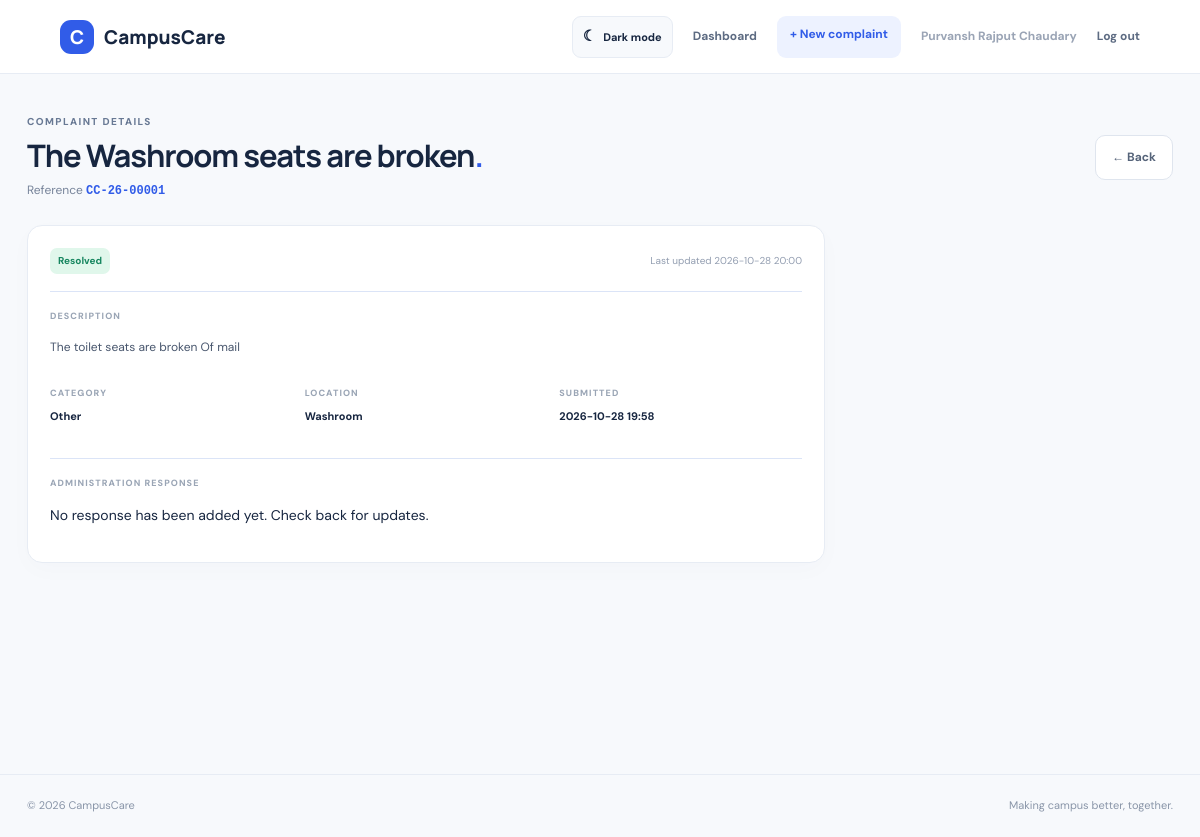
The page /complaint/1 (signed in) on the database its author committed.
### tables this page shows
CREATE TABLE users (
          id INTEGER PRIMARY KEY AUTOINCREMENT, name TEXT NOT NULL,
          email TEXT UNIQUE NOT NULL, password_hash TEXT NOT NULL,
          role TEXT NOT NULL DEFAULT 'student', created_at TEXT NOT NULL
        );

CREATE TABLE complaints (
          id INTEGER PRIMARY KEY AUTOINCREMENT, code TEXT UNIQUE,
          user_id INTEGER NOT NULL, title TEXT NOT NULL, category TEXT NOT NULL,
          location TEXT, description TEXT NOT NULL, status TEXT NOT NULL DEFAULT 'Submitted',
          response TEXT DEFAULT '', created_at TEXT NOT NULL, updated_at TEXT NOT NULL,
          FOREIGN KEY(user_id) REFERENCES users(id)
        );

### app.py (the view)
@app.route("/complaint/<int:cid>")
@login_required
def detail(cid):
    with connect() as db:
        item = db.execute("""SELECT c.*,u.name AS student_name,u.email AS student_email
            FROM complaints c JOIN users u ON u.id=c.user_id WHERE c.id=?""", (cid,)).fetchone()
    if not item:
        abort(404)
    if session.get("role") != "admin" and item["user_id"] != session["uid"]:
        abort(403)
    return render_template("detail.html", item=item)

### app.py (called while the page is built)
def connect():
    db = sqlite3.connect(DB)
    db.row_factory = sqlite3.Row
    db.execute("PRAGMA foreign_keys = ON")
    return db

def login_required(fn):
    @wraps(fn)
    def wrapper(*args, **kwargs):
        if not session.get("uid"):
            flash("Please log in first.", "info")
            return redirect(url_for("login"))
        return fn(*args, **kwargs)
    return wrapper

@app.context_processor
def globals_for_templates():
    return {"year": datetime.now().year, "categories": CATEGORIES, "statuses": STATUSES}

### templates/detail.html (shortened to what this page needs)
{% extends "base.html" %}{% block title %}{{ item['code'] }}{% endblock %}{% block content %}
<header class="pagehead"><div><div class="eyebrow">COMPLAINT DETAILS</div><h1>{{ item['title'] }}<span>.</span></h1><p>Reference <b class="ref">{{ item['code'] }}</b></p></div><a class="btn secondary" href="{{ url_for('admin') if session.get('role')=='admin' else url_for('dashboard') }}">← Back</a></header>
<div class="detailgrid"><section class="panel"><div class="detailtop"><span class="pill {{ item['status']|lower|replace(' ','-') }}">{{ item['status'] }}</span><small>Last updated {{ item['updated_at'] }}</small></div><hr><small class="label">DESCRIPTION</small><p class="description">{{ item['description'] }}</p><div class="metagrid"><div><small class="label">CATEGORY</small><b>{{ item['category'] }}</b></div><div><small class="label">LOCATION</small><b>{{ item['location'] or 'Not provided' }}</b></div><div><small class="label">SUBMITTED</small><b>{{ item['created_at'] }}</b></div></div><hr><small class="label">ADMINISTRATION RESPONSE</small><p>{{ item['response'] or 'No response has been added yet. Check back for updates.' }}</p></section>
</div>{% endblock %}

### templates/base.html (shortened to what this page needs)
<!doctype html><html lang="en"><head><meta charset="utf-8"><meta name="viewport" content="width=device-width,initial-scale=1,viewport-fit=cover"><meta name="theme-color" content="#101722"><meta name="color-scheme" content="light dark">
<title>{% block title %}CampusCare{% endblock %}</title><link rel="stylesheet" href="{{ url_for('static',filename='style.css') }}"></head><body>
<nav class="nav"><a class="brand" href="{{ url_for('home') }}"><span class="logo">C</span> CampusCare</a><div class="navlinks"><button class="theme-toggle" id="themeToggle" type="button" aria-label="Switch to dark mode" title="Switch theme"><span id="themeIcon">☾</span><span class="theme-label">Dark mode</span></button>
{% if session.get('uid') %}{% if session.get('role')=='admin' %}<a href="{{ url_for('admin') }}">Admin dashboard</a>{% else %}<a href="{{ url_for('dashboard') }}">Dashboard</a><a class="navbutton" href="{{ url_for('new_complaint') }}">+ New complaint</a>{% endif %}<span class="navname">{{ session.get('name') }}</span><a href="{{ url_for('logout') }}">Log out</a>
{% else %}<a href="{{ url_for('login') }}">Log in</a><a class="navbutton" href="{{ url_for('register') }}">Get started</a>{% endif %}</div></nav>
<main class="wrap">{% block content %}{% endblock %}</main>
<footer>© {{ year }} CampusCare <span>Making campus better, together.</span></footer>
</body></html>

### static/style.css (style rules this page uses)
:root { --ink:#172640;--muted:#77849a;--blue:#315ce8;--line:#e7ecf4;--bg:#f7f9fc;--green:#16865f }
* { box-sizing:border-box }
body { margin:0;background:var(--bg);color:var(--ink);font:14px 'DM Sans',sans-serif;line-height:1.6 }
a { color:inherit;text-decoration:none }
h1,h2,h3 { font-family:Manrope,sans-serif;line-height:1.2;letter-spacing:-.035em;margin:0 }
.nav { height:74px;background:white;border-bottom:1px solid var(--line);display:flex;align-items:center;justify-content:space-between;padding:0 max(5%,calc((100% - 1200px)/2));gap:15px }
.brand { font:800 19px Manrope;display:flex;align-items:center;gap:10px }
.logo { display:grid;place-items:center;width:34px;height:34px;background:var(--blue);color:white;border-radius:11px }
.navlinks { display:flex;align-items:center;gap:20px;color:#5d6b82;font-size:12px;font-weight:700 }
.navbutton { background:#edf2ff;color:var(--blue);padding:9px 13px;border-radius:9px }
.navname { color:#9aa4b5 }
.wrap { max-width:1200px;margin:auto;padding:0 27px;min-height:calc(100vh - 130px) }
footer { max-width:1200px;margin:30px auto 0;border-top:1px solid var(--line);padding:22px 27px;color:#8995a8;font-size:11px;display:flex;justify-content:space-between }
.eyebrow { font-size:10px;font-weight:800;letter-spacing:.14em;color:#687994 }
.btn { border:0;border-radius:10px;padding:12px 16px;display:inline-flex;align-items:center;justify-content:center;gap:12px;font-weight:700;font-size:12px;cursor:pointer }
.secondary { background:white;border:1px solid #dfe5ee;color:#56647a }
.pill { font-size:10px;font-weight:700;border-radius:7px;padding:5px 8px;white-space:nowrap }
.resolved { background:#e0f7eb;color:#16865f }
.box,.panel,.stats>div { background:white;border:1px solid var(--line);border-radius:15px;box-shadow:0 7px 24px #1e355d05 }
.pagehead { display:flex;align-items:center;justify-content:space-between;gap:20px;padding:40px 0 24px }
.pagehead h1 { font-size:31px;margin:7px 0 }
.pagehead h1 span { color:var(--blue) }
.pagehead p { margin:0;color:var(--muted);font-size:12px }
.panel { padding:22px;margin-bottom:25px }
.ref { font-family:monospace;color:#315ce8;font-weight:700 }
.help hr,.detailgrid hr { border:0;border-top:1px solid #dbe4f7;margin:17px 0 }
.detailgrid { display:grid;grid-template-columns:minmax(0,1fr) 330px;gap:18px;align-items:start }
.detailtop { display:flex;justify-content:space-between;align-items:center;gap:12px }
.detailtop small { color:#929db0;font-size:10px }
.label { display:block;color:#9aa5b5;font-size:9px;letter-spacing:.12em;font-weight:800;margin-bottom:8px }
.description { white-space:pre-wrap;line-height:1.9;color:#48566d;font-size:12px }
.metagrid { display:grid;grid-template-columns:repeat(3,1fr);gap:12px;padding:15px 0 }
.metagrid b { display:block;font-size:11px }
html { color-scheme:light;transition:background-color .2s,color .2s }
.theme-toggle { display:inline-flex;align-items:center;justify-content:center;gap:7px;padding:8px 10px;border:1px solid var(--line);border-radius:9px;background:var(--bg);color:var(--ink);font:700 11px 'DM Sans',sans-serif;cursor:pointer;white-space:nowrap }
#themeIcon { font-size:15px;line-height:1 }
html { scroll-behavior: smooth; }
body { min-width: 320px; overflow-wrap: anywhere; }
button, input, select, textarea, a { -webkit-tap-highlight-color: transparent; }
.btn, .navbutton, .theme-toggle { min-height: 42px; }

### rows shown on the page
users: get "Purvansh Rajput Chaudary"
complaints: title "The Washroom seats are broken", code "CC-26-00001", status "Resolved", updated_at "2026-10-28 20:00", description "The toilet seats are broken Of mail", category "Other", location "Washroom", created_at "2026-10-28 19:58", response "No response has been added yet. Check back for updates."
